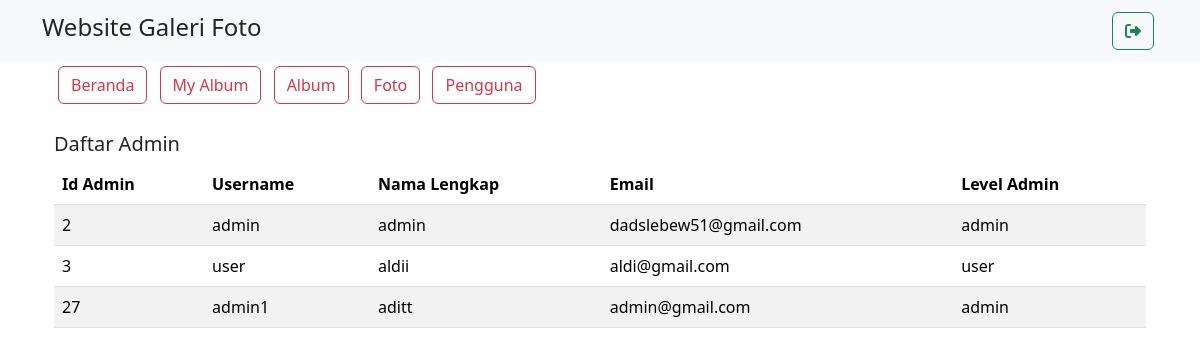
Screenshot of /admin/manage_admin.php with the database file from the repository.
### tables this page shows
CREATE TABLE `user` (
  `userid` int(11) NOT NULL,
  `username` varchar(255) NOT NULL,
  `password` varchar(255) NOT NULL,
  `email` varchar(255) NOT NULL,
  `namalengkap` varchar(255) NOT NULL,
  `alamat` varchar(500) NOT NULL,
  `level` varchar(50) NOT NULL
);

### admin/manage_admin.php (the view, shortened to what this page needs)
<?php
include '../koneksi.php';
?>
<!DOCTYPE html>
<html lang="en">
<head>
    <link rel="stylesheet" type="text/css" href="../assets/css/bootstrap.min.css">
    <link rel="stylesheet" href="https://cdnjs.cloudflare.com/ajax/libs/font-awesome/6.5.1/css/all.min.css"/>
</head>
<body>
    <nav class="navbar navbar-expand-lg bg-body-tertiary">
        <div class="container">
        <h4>Website Galeri Foto</h4>
                <a href="../config/aksi_logout.php" class="btn btn-outline-success m-1">
                    <i class="fas fa-sign-out-alt"></i>
                </a>
        </div>
    </nav>
<!DOCTYPE html>
<html lang="en">
<head>
    <link rel="stylesheet" type="text/css" href="../assets/css/bootstrap.min.css">
</head>
<body>
<div class="container">
            <div class="container">
                <a href="../admin/index.php" class="btn btn-outline-danger m-1">Beranda</a>
                <a href="../admin/home.php" class="btn btn-outline-danger m-1">My Album</a>
                <a href="../admin/album.php" class="btn btn-outline-danger m-1">Album</a>
                <a href="../admin/foto.php" class="btn btn-outline-danger m-1">Foto</a>
                <a href="../admin/manage_admin.php" class="btn btn-outline-danger m-1">Pengguna</a>
            </div>
    <div class="container mt-4">
       <h5>Daftar Admin</h5>
        <table class="table table-striped">
            <thead>
                <tr>
                    <th scope="col">Id Admin</th>
                    <th scope="col">Username</th>
                    <th scope="col">Nama Lengkap</th>
                    <th scope="col">Email</th>
                    <th scope="col">Level Admin</th>
                </tr>
            </thead>
            <tbody>
                <?php
                $query = mysqli_query($koneksi, "SELECT * FROM user");
                while ($data = mysqli_fetch_array($query)) {
                    echo "<tr>";
                    echo "<td>" . $data['userid'] . "</td>";
                    echo "<td>" . $data['username'] . "</td>";
                    echo "<td>" . $data['namalengkap'] . "</td>";
                    echo "<td>" . $data['email'] . "</td>";
                    echo "<td>" . $data['level'] . "</td>";
                    echo "</tr>";
                }
                ?>
            </tbody>
        </table>
    </div>
</body>
</html>

### rows the page displays
user: userid "2", username "admin", namalengkap "admin", email "dadslebew51@gmail.com", level "admin"
user: userid "3", username "user", namalengkap "aldii", email "aldi@gmail.com", level "user"
user: userid "27", username "admin1", namalengkap "aditt", email "admin@gmail.com", level "admin"
